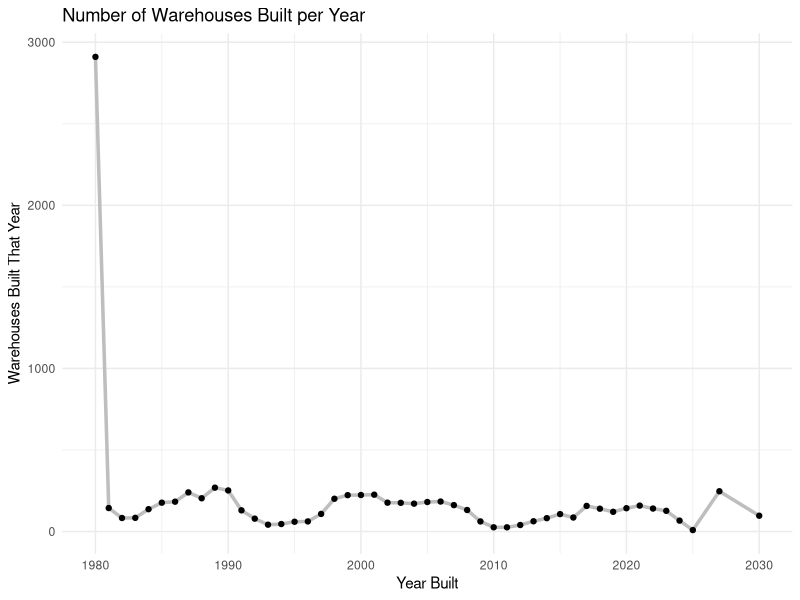
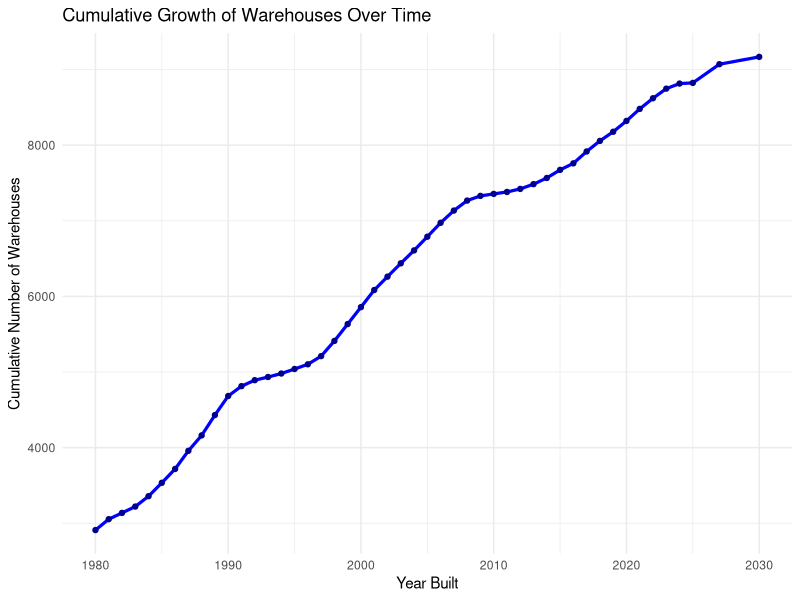

The R source for these figures, in order: (Note: this script raises an error after producing the figures.)
## ---- chunk 1
#View warehouse list dataset
View(data)
## ---- chunk 2
#Packages
library(readxl)
library(dplyr)
library(ggplot2)
## ---- chunk 3

# Read data
df <- read_excel("Warehouse_List.xlsx")

# Drop first row (it was a second header)
df_clean <- df[-1, ]

# Extract year built from the correct column (Unnamed: 3)
df_clean <- df_clean |>
  mutate(year_built = as.numeric(`...4`)) |>
  filter(!is.na(year_built))


# Count warehouses per year (IMPORTANT: avoid naming column "n")
warehouse_counts <- df_clean |>
  group_by(year_built) |>
  summarise(count = n(), .groups = "drop") |>
  arrange(year_built)

#Check total built each year
head(warehouse_counts)

## ---- chunk 4
#Plot warehouses built each year

ggplot(warehouse_counts, aes(x = year_built, y = count)) +
  geom_line(color = "grey", size = 1.2) +
  geom_point(color = "black") +
  labs(
    title = "Number of Warehouses Built per Year",
    x = "Year Built",
    y = "Warehouses Built That Year"
  ) +
  theme_minimal()
## ---- chunk 5
#Cumpute cumulative growth
warehouse_counts <- warehouse_counts |>
  mutate(cumulative = cumsum(count))

warehouse_counts

## ---- chunk 6
#Plot cumulative growth
ggplot(warehouse_counts, aes(x = year_built, y = cumulative)) +
  geom_line(color = "blue", size = 1.1) +
  geom_point(color = "darkblue") +
  labs(
    title = "Cumulative Growth of Warehouses Over Time",
    x = "Year Built",
    y = "Cumulative Number of Warehouses"
  ) +
  theme_minimal()
## ---- chunk 7
#Fitting the logistic curve to overlay

#Creating a time variable
warehouse_counts <- warehouse_counts |>
  mutate(t = year_built - min(year_built))

#Fitting the logistic model 
logistic_fit <- nls(
  cumulative ~ K / (1 + A * exp(-r * t)),
  data = warehouse_counts,
  start = list(
    K = max(warehouse_counts$cumulative) * 1.2,  # slightly above current max
    A = 1,
    r = 0.1
  ),
  control = list(maxiter = 500)
)
## ---- chunk 8

#Plot Logistic Curve Overlay

ggplot(warehouse_counts, aes(x = year_built)) +
  geom_line(aes(y = cumulative), color = "blue", size = 1.1) +
  geom_point(aes(y = cumulative), color = "darkblue") +
  geom_line(aes(y = logistic_pred), color = "red", size = 1.2, linetype = "dashed") +
  theme_minimal() +
  labs(
    title = "Cumulative Warehouse Growth with Logistic Fit",
    x = "Year Built",
    y = "Cumulative Number of Warehouses",
    caption = "Blue = observed data | Red = logistic growth model"
  )


## ---- chunk 9
#Using Logistic Curve to Predict 

warehouse_counts$logistic_pred <- predict(logistic_fit)
print(warehouse_counts)


## ---- chunk 10
# Analyzing Change in Acres Across the Years

